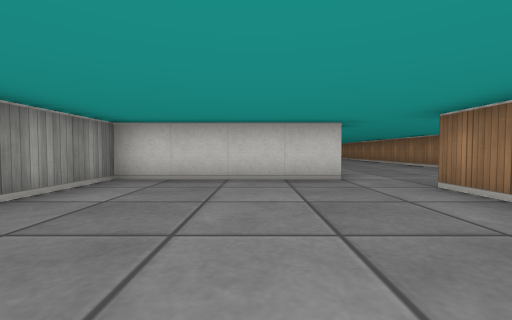
[1] (above)

16 first-person views from a walk through a cub3D level. The camera is about half as high as the walls, tilts 2° down and sees 90° across. The floor is counted in squares. Each view is taken from the middle of a square. On the plan, view 1 faces up. The plan holds only what a view shows up to about 9 squares ahead; the rest is blank.

[2]
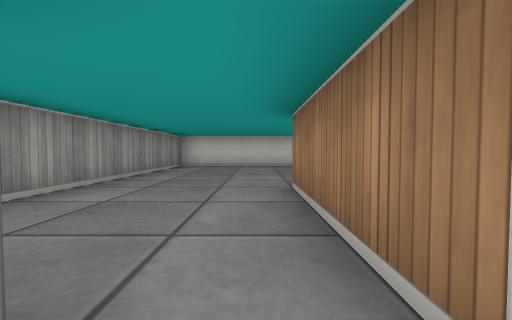

[3]
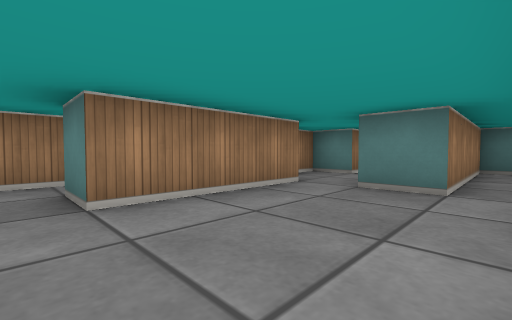

[4]
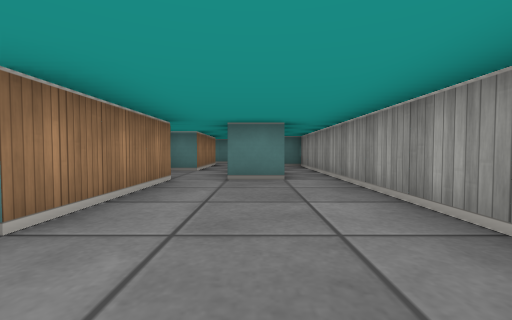

[5]
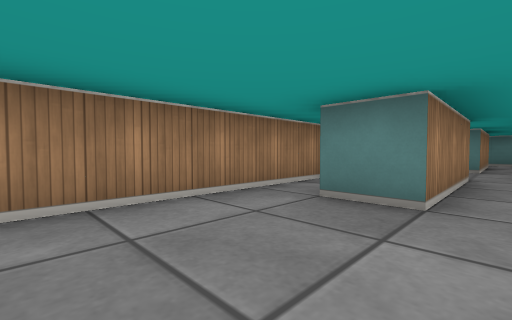

[6]
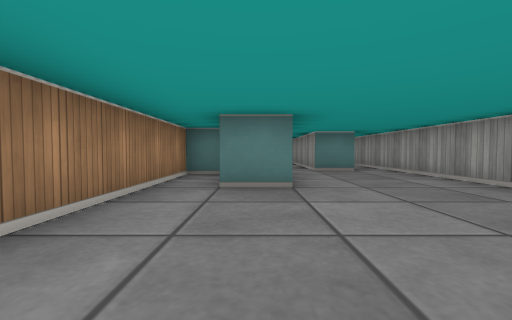

[7]
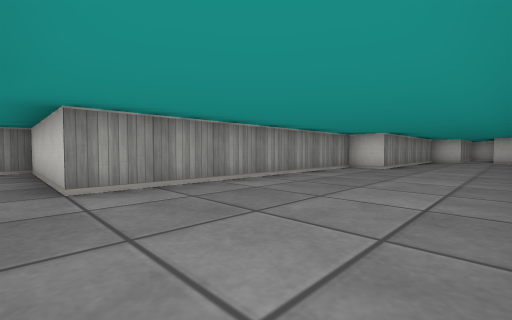

[8]
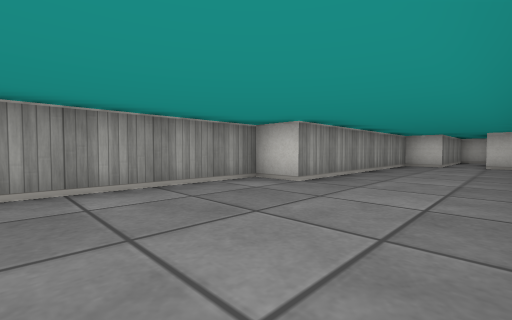

[9]
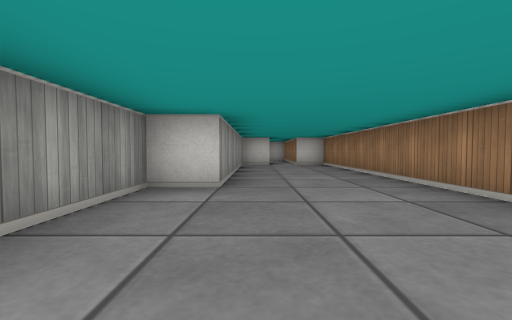

[10]
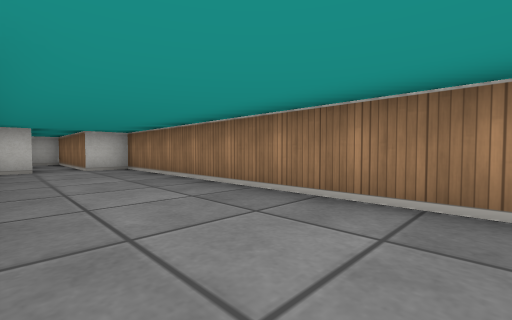

[11]
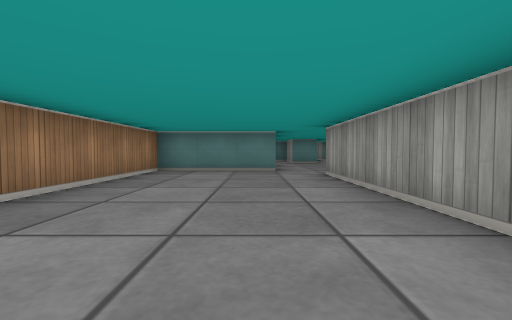

[12]
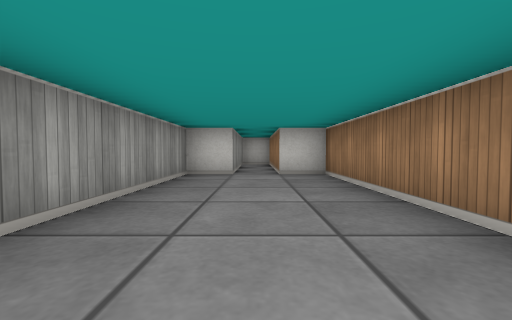

[13]
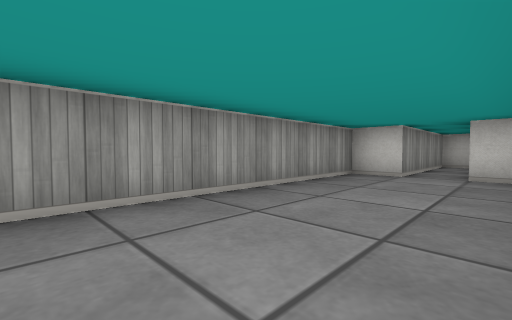

[14]
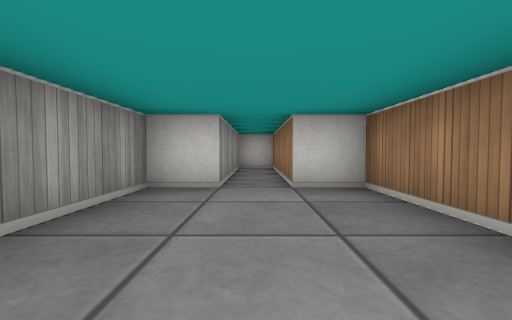

[15]
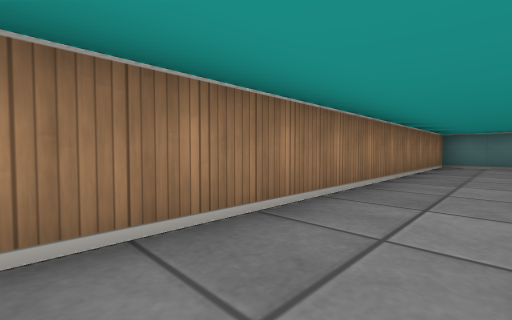

[16]
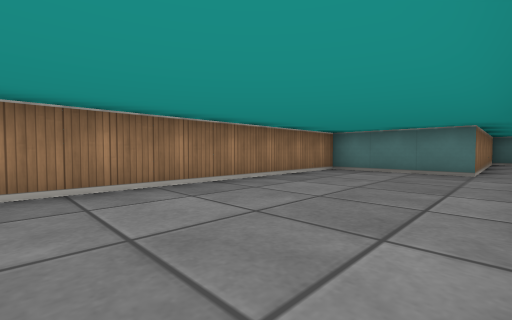

### Floor plan
Points are (right, up) in squares from view 1. A wall is a line through its corners. A room is listed if a view was taken in it or the views show most of it. See-through windows are left out.
Room 1 (views 1, 3, 4, 5, 6)
walls: (1.8, -2.5) (2.5, -2.5) (2.5, 3.5); (0.5, -3.6) (0.5, -0.5) (1.5, -0.5); (0.5, 4.5) (-2.5, 4.5) (-2.5, -7.5) (-1.5, -7.5) (-1.5, -3.5) (-0.5, -3.5)
ways out: opening at (0, -4) to room 2; opening at (1.5, 4) to room 3
Room 2 (view 2)
walls: (0.5, -8.4) (0.5, -5.5) (1.5, -5.5) (1.5, -4.9); (-0.5, -3.5) (-0.5, -6)
ways out: opening at (0, -4) to room 1; opening at (0, -8)
Room 3 (views 7, 8, 9, 10, 11, 12, 13, 14, 15, 16)
walls: (2.5, 3.5) (5.5, 3.5) (5.5, 17.5) (4.5, 17.5) (4.5, 21.5) (3.5, 21.5) (3.5, 17.5) (2.5, 17.5) (2.5, 11.5) (1.5, 11.5) (1.5, 4.5) (0.5, 4.5)
ways out: opening at (1.5, 4) to room 1

Where each view was taken, in squares from view 1:
view 1: 0 up, 0 right, facing up
view 2: 4 down, 0 right, facing up
view 3: 0 up, 2 left, facing down-right
view 4: 1 up, 1 left, facing down
view 5: 2 up, 0 right, facing down-right
view 6: 3 up, 1 right, facing down
view 7: 4 up, 5 right, facing up-left
view 8: 8 up, 5 right, facing up-left
view 9: 8 up, 3 right, facing up
view 10: 10 up, 3 right, facing up-right
view 11: 10 up, 3 right, facing down
view 12: 12 up, 4 right, facing up
view 13: 12 up, 5 right, facing up-left
view 14: 14 up, 4 right, facing up
view 15: 13 up, 4 right, facing down-right
view 16: 10 up, 2 right, facing down-right
